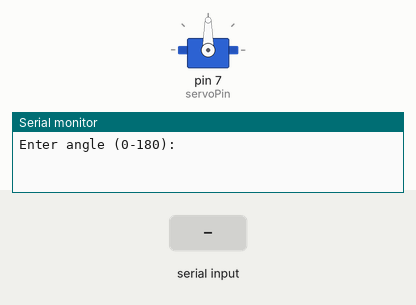
Simulated run of this sketch. Board: Arduino Uno, built with avr-gcc and run on an emulated ATmega328P. On the bench: servo, the last lines printed to the serial monitor. The inputs (shaded band) are chosen by the test bench.

Above: at 1.2 s.
1.3 s: "30,150\n" received over Serial
At 2.2 s:
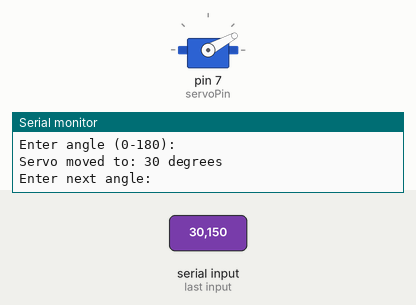
2.8 s: "0\n" received over Serial
At 3.7 s:
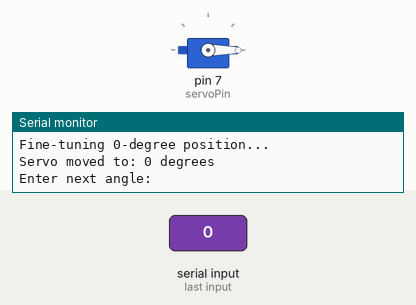
Timing chart, 0 to 5.8 s (numbered marks = the images above; inputs shaded):
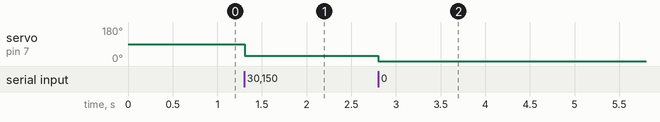

Measured:
- after the input at 1.3 s, servo on pin 7 (servoPin): 90° → 28° at once
- after the input at 2.8 s, servo on pin 7 (servoPin): 28° → 0° at once

The sketch:

servo_525.ino
```cpp
#include <Servo.h>

Servo myServo;
int servoPin = 7;

void setup() {
    Serial.begin(9600);
    myServo.attach(servoPin);
    Serial.println("Enter angle (0-180):");
}

void loop() {
    if (Serial.available()) {
        String input = Serial.readStringUntil('\n');
        input.trim();

        if (input.length() == 0) {
            return;
        }

        int angle = input.toInt();

        if (angle >= 0 && angle <= 180) {
            if (angle == 0) {
                Serial.println("Fine-tuning 0-degree position...");
                myServo.writeMicroseconds(525);  // Adjust 500-700 for proper zero position
            } else {
                int pulseWidth = map(angle, 0, 180, 500, 2500); // Map angle to MG996R range
                myServo.writeMicroseconds(pulseWidth);
            }

            Serial.print("Servo moved to: ");
            Serial.print(angle);
            Serial.println(" degrees");
        } else {
            Serial.println("Invalid angle! Enter a value between 0 and 180.");
        }
        Serial.println("Enter next angle:");
    }
}
```
